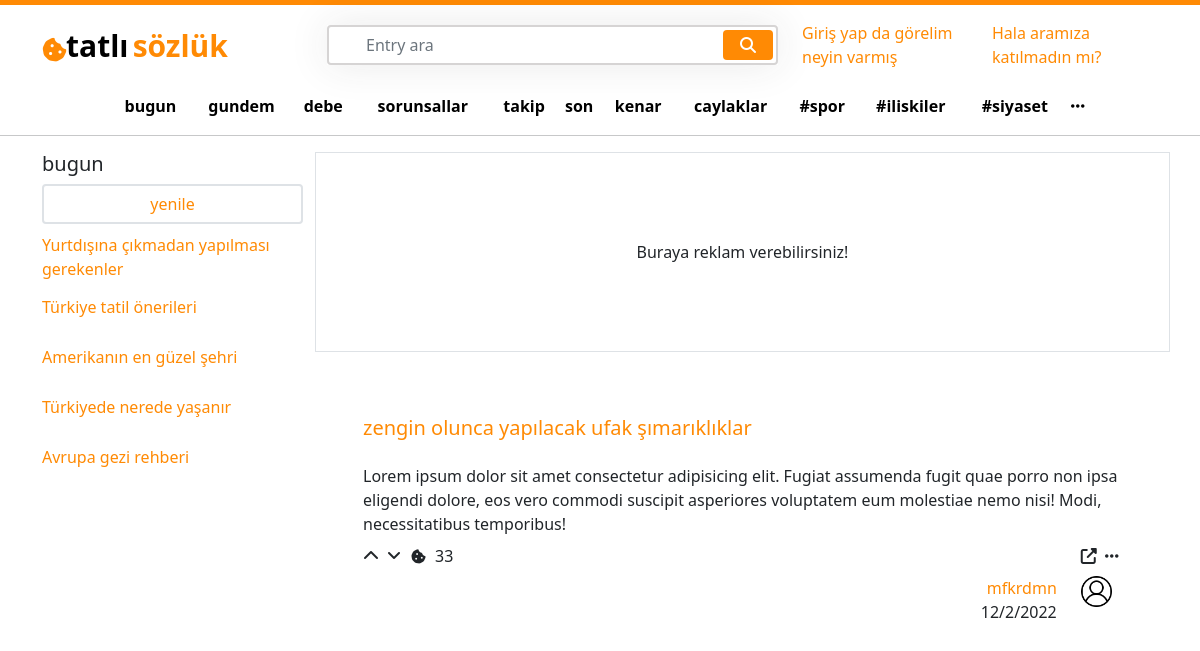
Before: / with the older database file.
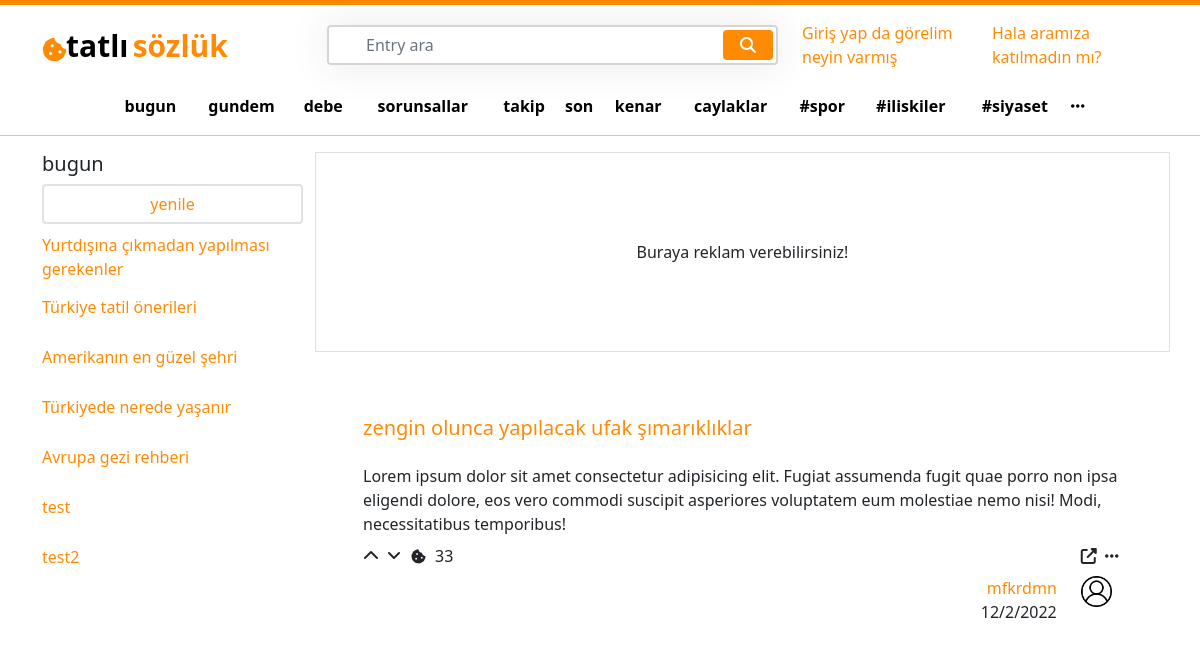
After: the same page with the newer database file.
### entry/models.py (models this page shows, shortened)
class Entry(models.Model):
    user = models.ForeignKey(User, on_delete=models.CASCADE)
    entry_slug =  models.CharField(max_length=85, blank=True, null=True)
    entry_name =  models.CharField(max_length=85, blank=True, null=True)
    created_at = models.DateTimeField(auto_now_add=True)
    updated_at = models.DateTimeField(auto_now=True)

### homepage/views.py (the view)
# urls.py: path('', views.home, name='home'),
def home(request):
    all_entries = Entry.objects.all()
    context = {
        'all_entries' : all_entries
    }
    return render(request, 'home.html', context)

### templates/home.html (shortened to what the changed rows need)
{% extends 'base.html' %}
{% load static %}
{% block content %}
    </div>
{% endblock %}

### templates/base.html (shortened to what the changed rows need)
{% load static %}
<!DOCTYPE html>
<html lang="en">
<head>
    <link href="https://cdn.jsdelivr.net/npm/bootstrap@5.1.3/dist/css/bootstrap.min.css" rel="stylesheet">
    <link rel="stylesheet" href="https://cdnjs.cloudflare.com/ajax/libs/font-awesome/6.2.1/css/all.min.css" />
    <link rel="stylesheet" href="{% static 'css/home.css' %}">
</head>
<body>
<div class="container">
    <div class="row">
        <div class="col-lg-3 main_left">
            <div class="col-lg-12 mt-2">
                <ul class='p-0 ul_left'>
                        {% for i in all_entries %}
                        <li class="li">
                            <a href="{% url 'entry_detail' i.entry_name %}">
                            {{i.entry_name}}
                            </a>
                        </li>
                        {% endfor %}
                </ul>
            </div>
        </div>
{% block content %}
{% endblock %}
</body>
</html>

Changed rows visible on the page:
added Entry: entry_name "test"
added Entry: entry_name "test2"
